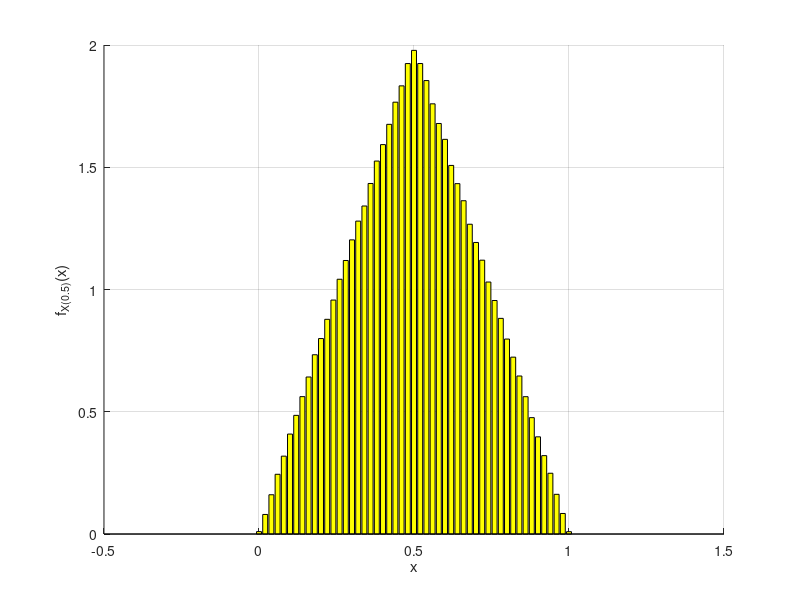

Recreate this plot in MATLAB.
clear all; close all; clc;

N = 1000000;
dt = 0.05; t = 0 : dt : 1; %vetor dos tempos
dx = 0.02; x = -0.2 : dx : 1.2; % começar antes para ver que realmente está no 0 do gráfico

% cada linha será uma realização diferente
% cada coluna é um instante de tempo

X = zeros(N,length(t));
for i = 1 : N
    A = rand();
    B = rand();
    X(i, :) = (B-A)*t + A;
    % pause
end

# figure; hold on; grid on;
# plot(t, X(1:400, :));
# xlabel('t'); ylabel('X(t)');

t0 = 0.5;
idx = round((t0 - t(1)) / dt) + 1
pdfX_sim = hist(X(:, idx), x) / (N * dx);
figure; hold on; grid on;
bar(x, pdfX_sim, 'y');
xlabel('x'); ylabel(sprintf('f_{X(%g)}(x)', t0));